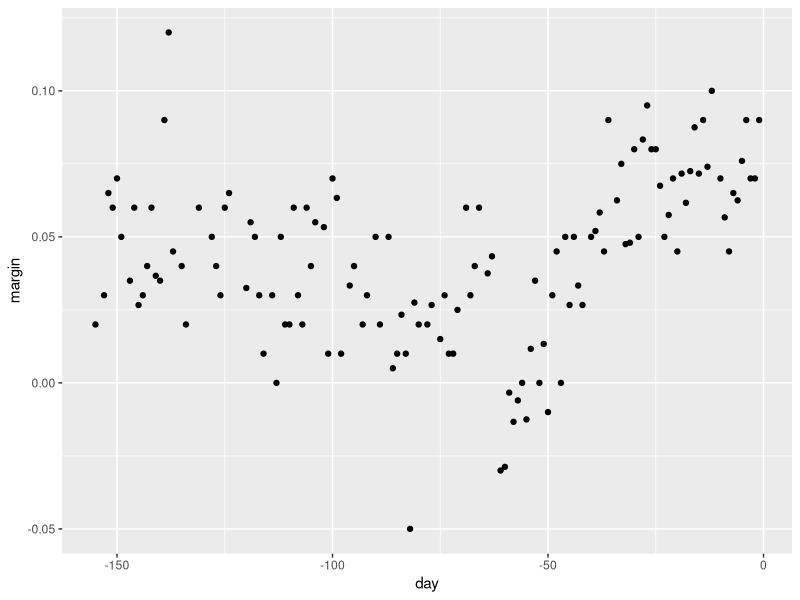
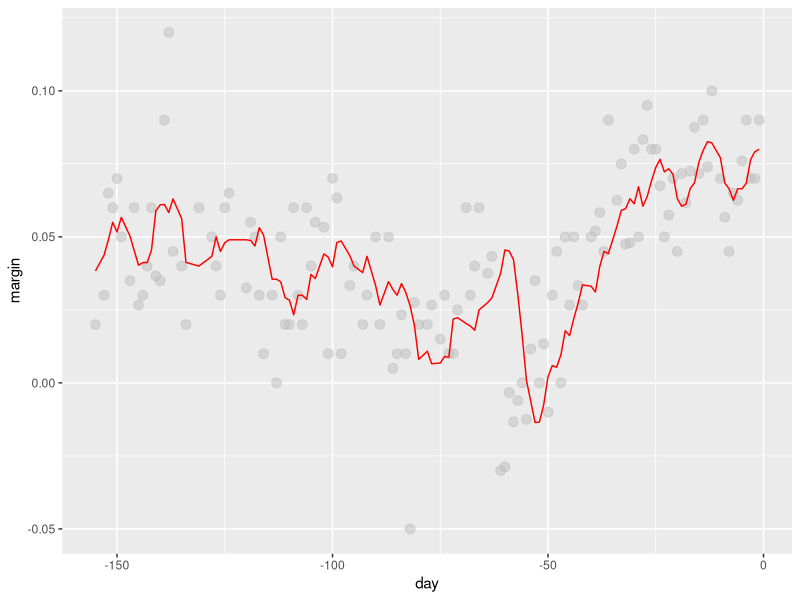
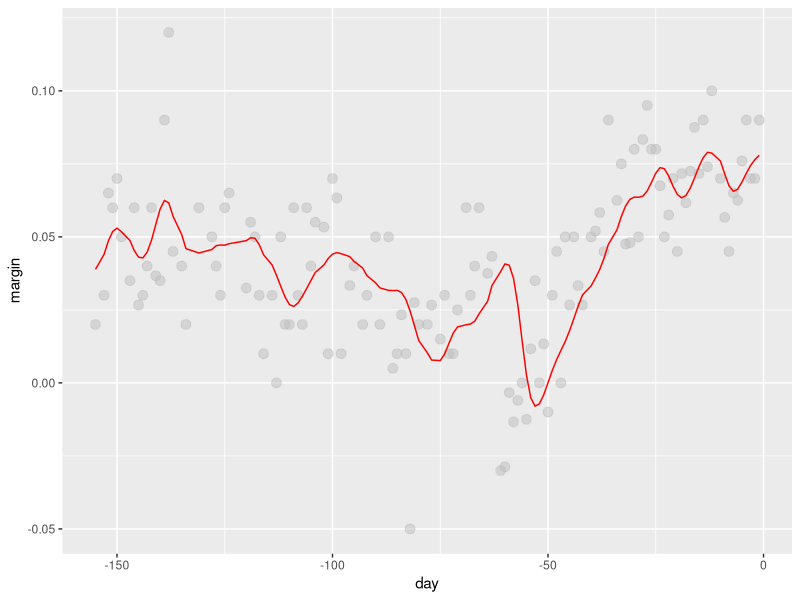
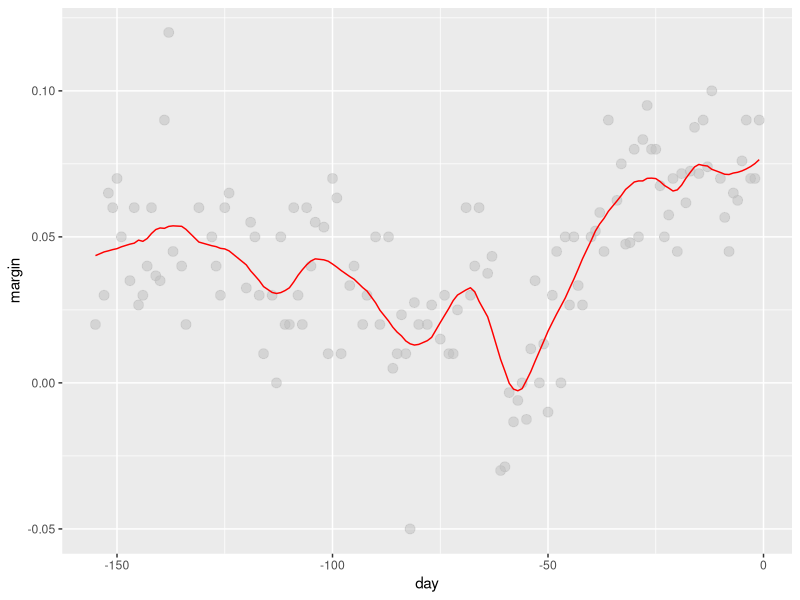

Here is the R script that generated these plots, in order:
library(tidyverse)
library(dslabs)
library(dplyr)
library(ggplot2)
data("polls_2008")
qplot(day, margin, data = polls_2008)

span <- 7 
fit <- with(polls_2008, ksmooth(day, margin, kernel = "box", bandwidth = span))
fit

polls_2008 %>% mutate(smooth = fit$y) %>%
  ggplot(aes(day, margin)) +
  geom_point(size = 3, alpha = .5, color = "grey") + 
  geom_line(aes(day, smooth), color="red")

span <- 7
fit <- with(polls_2008, 
            ksmooth(day, margin, kernel = "normal", bandwidth = span))

polls_2008 %>% mutate(smooth = fit$y) %>%
  ggplot(aes(day, margin)) +
  geom_point(size = 3, alpha = .5, color = "grey") + 
  geom_line(aes(day, smooth), color="red")

total_days <- diff(range(polls_2008$day))
span <- 21/total_days
fit <- loess(margin ~ day, degree=1, span = span, data=polls_2008)
polls_2008 %>% mutate(smooth = fit$fitted) %>%
  ggplot(aes(day, margin)) +
  geom_point(size = 3, alpha = .5, color = "grey") +
  geom_line(aes(day, smooth), color="red")
